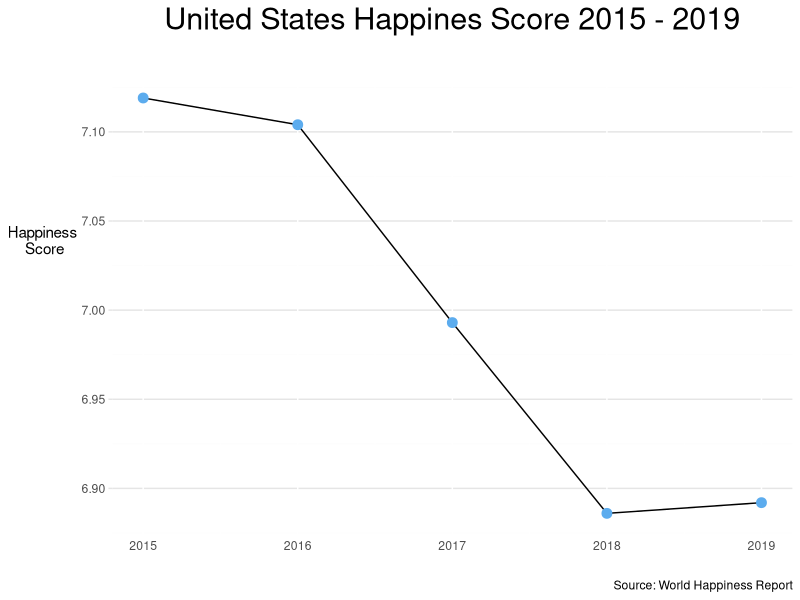

The R script that drew this image:
## ---- chunk 1

library(ggplot2)
library(dplyr)
library(RColorBrewer)
library(tidyr)
library(knitr)
library(readr)

US_HS <- read_csv("US_HS.csv")

head(US_HS)

## ---- chunk 2

ggplot(data = US_HS, aes(x=Year, y=Happiness.Score)) +
  geom_line() +
  geom_point(shape=21, color="steelblue2", fill="steelblue2", size=3) +
  labs(title = "United States Happines Score 2015 - 2019\n",
       caption = "Source: World Happiness Report",
       x = "",
       y = "\n\n\n\n\n\n\n\n\nHappiness\n Score") +  
  theme(panel.background = element_rect(fill = NA), 
        panel.grid.major.y = element_line(colour = "grey90"), 
        axis.ticks.x = element_blank(), 
        axis.ticks.y = element_line(colour = "grey90"), 
        panel.grid.minor.y = element_line(colour = "grey99"),
        axis.title.y = element_text(angle = 0),
        plot.title = element_text(size = rel(2), hjust = 0.5))
        #axis.text.x = element_blank()) 

